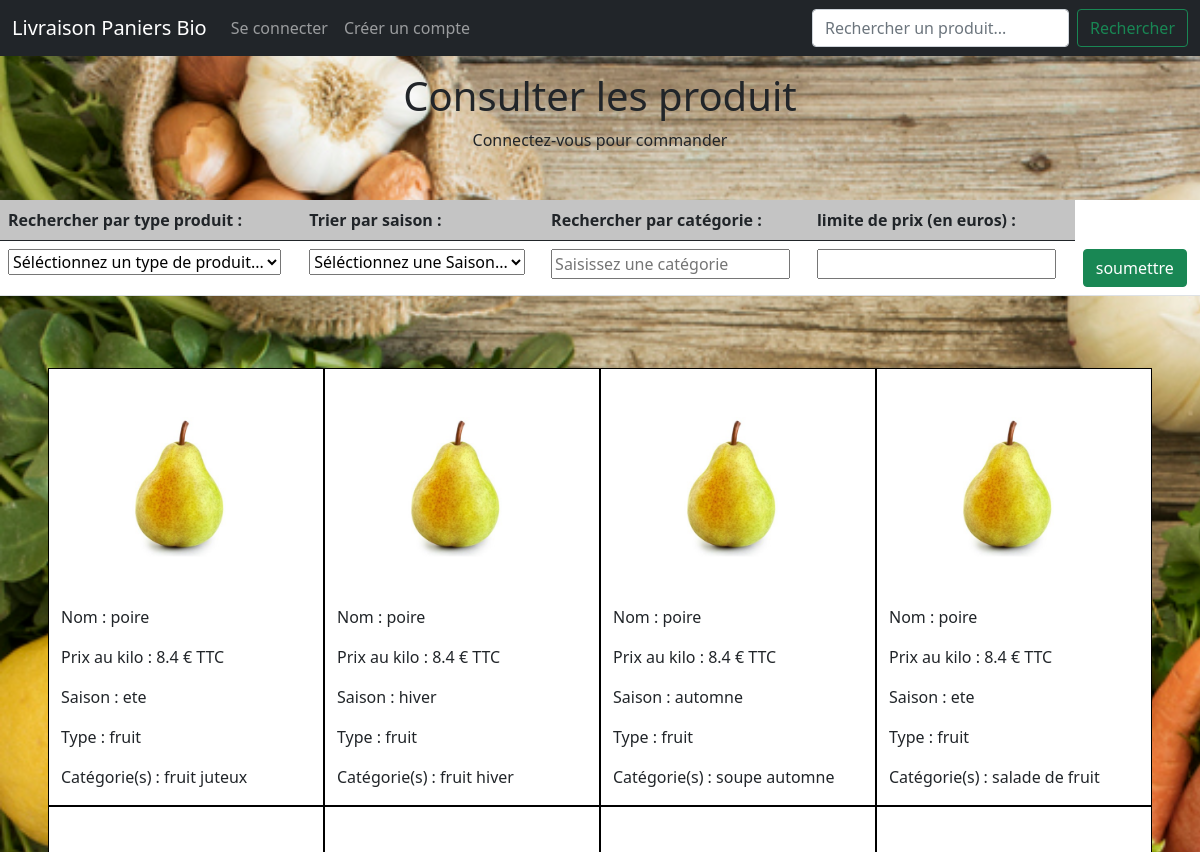
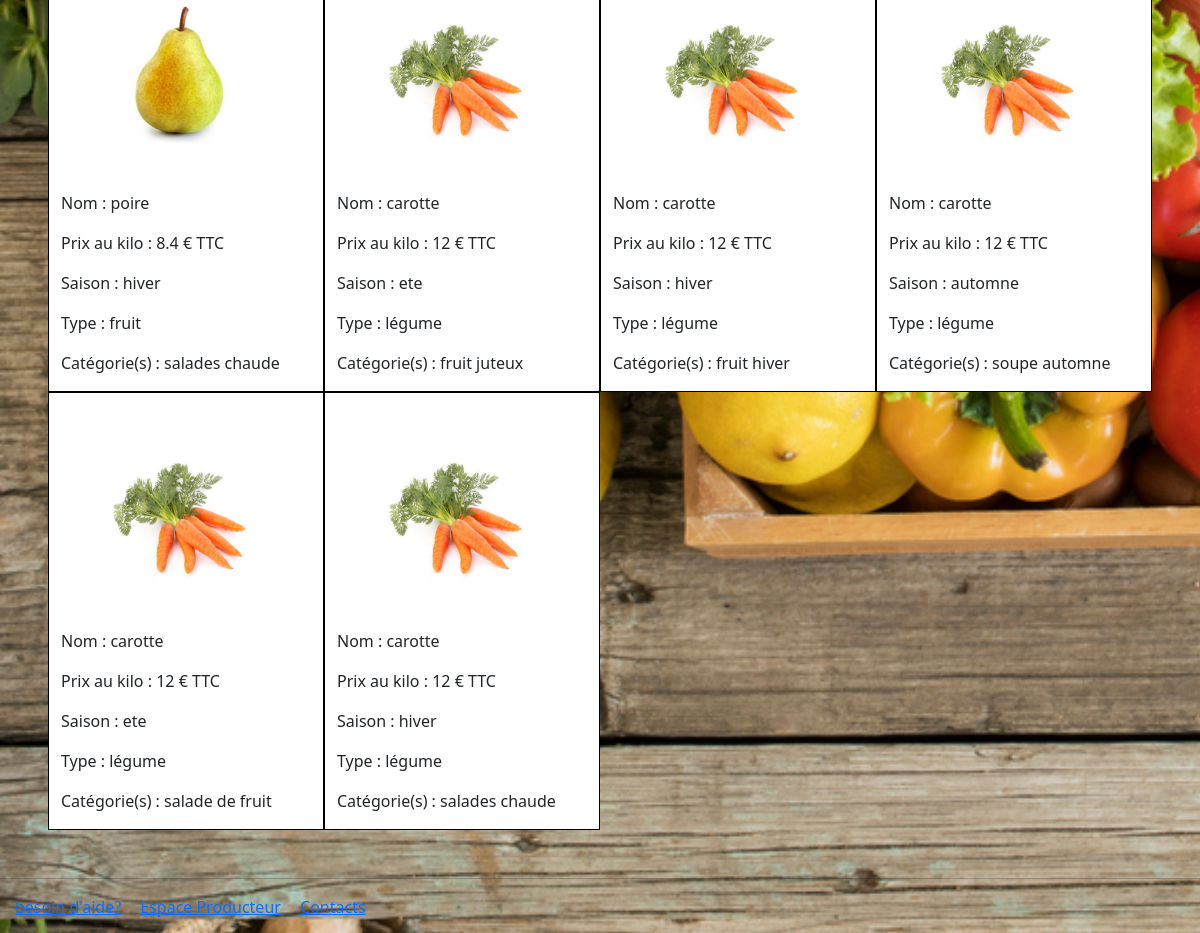
/vues/consulterProduits_NonConnecte.php, run on the app's committed database (2 pictures, top to bottom).
### tables this page shows
CREATE TABLE `produit` (
  `numProduit` int(4) NOT NULL,
  `nomproduit` varchar(30) NOT NULL,
  `quantite` float NOT NULL,
  `prixproduit` float NOT NULL,
  `numTypeProduit` int(4) NOT NULL,
  `nomImg` varchar(100) DEFAULT NULL
);

CREATE TABLE `famille` (
  `numFamille` int(4) NOT NULL,
  `saison` varchar(30) NOT NULL,
  `categorie` varchar(30) NOT NULL
);

CREATE TABLE `typeproduit` (
  `numTypeProduit` int(4) NOT NULL,
  `nomtypeproduit` varchar(30) NOT NULL
);

### vues/consulterProduits_NonConnecte.php (the view, shortened to what this page needs)
<!DOCTYPE html>
<html lang="fr">
<head>
<link href="https://cdn.jsdelivr.net/npm/bootstrap@5.0.0-beta1/dist/css/bootstrap.min.css" rel="stylesheet">
  </head>
   <body>
  <header>
  <nav class="navbar navbar-expand-md navbar-dark fixed-top bg-dark">
    <div class="container-fluid">
      <a class="navbar-brand" href="accueil.html">Livraison Paniers Bio</a>
      <div class="collapse navbar-collapse" id="navbarCollapse">
        <ul class="navbar-nav me-auto mb-2 mb-md-0">
          <li class="nav-item">
            <a class="nav-link" href="connexion.html">Se connecter</a>
          </li>
          <li class="nav-item">
            <a class="nav-link" href="creerCompteProfil.html">Créer un compte</a>
          </li>
        </ul>
        <form method="post" action="rechercherProduit.php" class="d-flex">
          <input class="form-control me-2" type="search" name="barre" placeholder="Rechercher un produit..." aria-label="Search">
          <button class="btn btn-outline-success" name="valider" type="submit">Rechercher</button>
        </form>
      </div>
    </div>
  </nav>
    </header>
    <br />
<main>
<div class="position-relative m-5">
  <h1>Consulter les produit</h1>
  <p class="titre">Connectez-vous pour commander</p>
</div>
	<form method="post" action="">
		<table class="table">
		<thead>
			<tr>
			<th>Rechercher par type produit :</th>
			<th>Trier par saison :</th>
			<th>Rechercher par catégorie :</th>
			<th>limite de prix (en euros) :</th>
			</tr>
		</thead>
		<tbody>
				<tr>
				<td><Select name="selectTypePro">
					<option value="nulle">Séléctionnez un type de produit...</option>
				</select>
				</td>
				<td>
			<Select name="slectSaison">
					<option value="nulle">Séléctionnez une Saison...</option>
			</select>
				</td>
				<td>
					<input type="text" name="categorie" placeholder="Saisissez une catégorie">
				</td>
				<td>
					<input type="number" name="limiteprix">
                </td>
                <td>
                    <input type="submit" class="btn btn-success" name="soumettre" value="soumettre">
                </td>
				</tr>
		</tbody>
		</table>
    </form>
    <div class="position-relative m-5">
    <div class="container">
      <br />
      <div class='row'>
    <?php
			$cobd = new BD("projettutore") ;
      $co = $cobd->connexion() ;
      $tva = 1.2 ;
      $reqProduits = "SELECT produit.numProduit, produit.nomImg, produit.nomproduit, produit.prixproduit, famille.saison, typeproduit.nomtypeproduit, famille.categorie FROM produit, famille, typeproduit WHERE produit.numTypeProduit = typeproduit.numTypeProduit AND produit.quantite > 1.5 LIMIT 5,10" ;
      $resultProuits = mysqli_query($co, $reqProduits) or die(mysqli_error($co)) ;
			if(mysqli_num_rows($resultProuits) >= 1)
			{
			  foreach($resultProuits as $prod)
			  {
          echo "<div class='col-lg-3'>" ;
            echo "<div class='position-relative m-5'>" ;
               echo "<img src='../img/".$prod['nomImg']."' class='bd-placeholder-img' width='140' height='140' alt='".$prod['nomproduit']."'>" ;
               echo "</div>" ;
               echo "<p> Nom : ".$prod['nomproduit']."</p>" ;
               echo "<p> Prix au kilo : ".$tva*$prod['prixproduit']." &euro; TTC</p>" ;
               echo "<p> Saison : ".$prod['saison']."</p>" ;
               echo "<p> Type : ".$prod['nomtypeproduit']."</p>" ;
               echo "<p> Catégorie(s) : ".$prod['categorie']."</p>" ;
                echo "</div>" ;
        }
      }
    ?>
 </div>
        </div>
    </div>
</main>
	<hr>
			<a class="help" href="">besoin d'aide?</a>
			<a class="prod" href="connexionProducteur.html">Espace Producteur</a>
			<a class="contact" href="">Contacts</a>
 </body>
</html>

### vues/consulterProduits_NonConnecte.php (style rules this page uses)
.help { left: 20px; justify-content: center; padding: 15px; }
.contact { right: 20px; justify-content: center; padding: 15px; }
h1 { text-align: center ; }
.titre { text-align: center ; }
body { background-image :url("../img/test.jpg") ; background-size:cover; }
table { background-color: white ; }
thead { background-color: #C4C4C4; }
.col-lg-3 { border: 1px solid black ; background-color: white ; }

### data on the page
produit: nomImg+nomproduit (picture), nomproduit "poire", $tva*$prod['prixproduit'] "8.4", famille.saison "ete", numTypeProduit.nomtypeproduit "fruit", famille.categorie "fruit juteux", famille.saison "hiver", famille.categorie "fruit hiver", famille.saison "automne", famille.categorie "soupe automne", famille.categorie "salade de fruit", famille.categorie "salades chaude"
produit: nomImg+nomproduit (picture), nomproduit "carotte", $tva*$prod['prixproduit'] "12", famille.saison "ete", numTypeProduit.nomtypeproduit "légume", famille.categorie "fruit juteux", famille.saison "hiver", famille.categorie "fruit hiver", famille.saison "automne", famille.categorie "soupe automne", famille.categorie "salade de fruit", famille.categorie "salades chaude"
